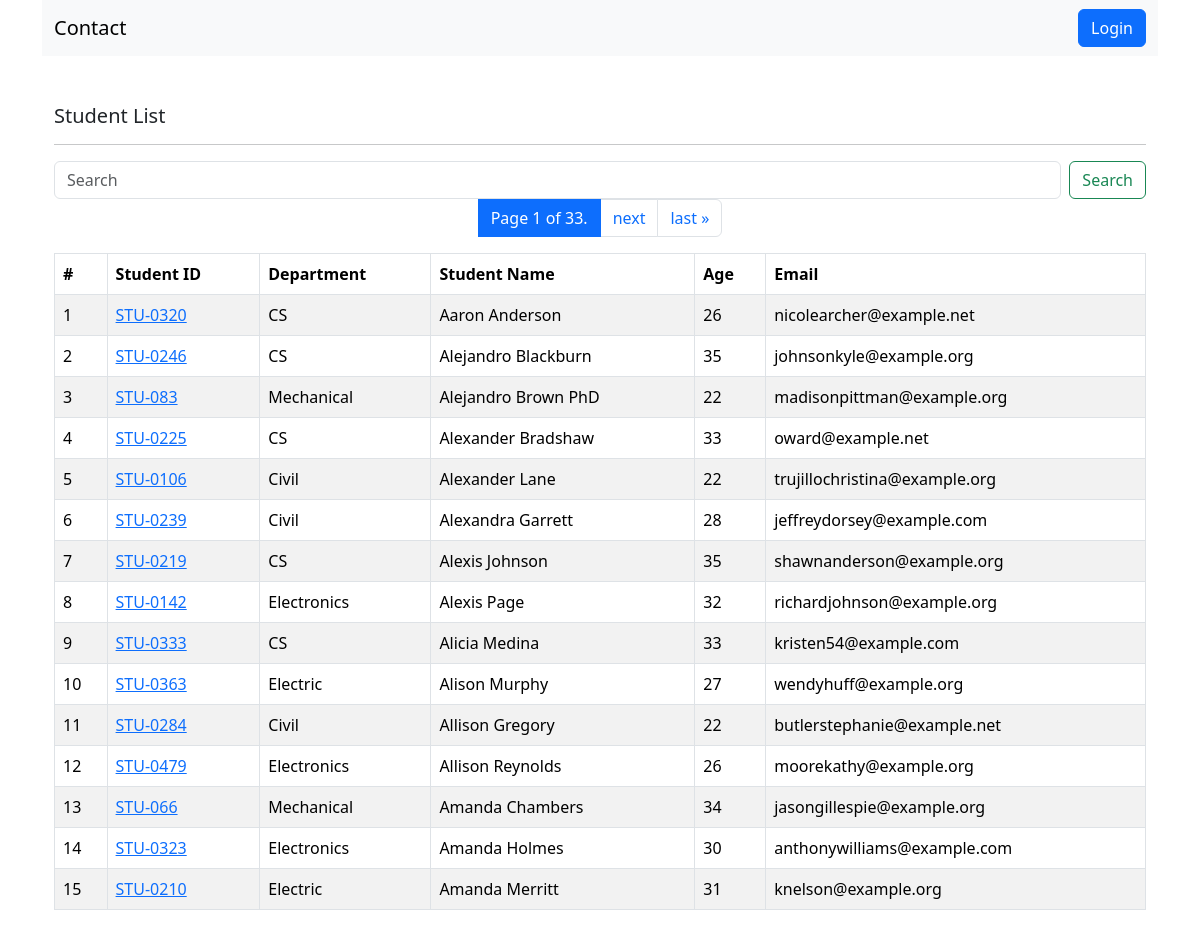
The page /students/ on the database its author committed.
### home/models.py (models this page shows, shortened)
class Student(models.Model):
    department = models.ForeignKey(Department, on_delete=models.CASCADE, related_name="depart")
    student_id = models.OneToOneField(StudentID, on_delete=models.CASCADE, related_name="studentid")
    student_name = models.CharField(max_length=255)
    student_email = models.EmailField(unique=True)
    student_age = models.IntegerField(default=18)
    student_address = models.TextField()
    is_deleted = models.BooleanField(default=False)
    objects = StudentsManager()
    admin_objects = models.Manager()
    class Meta:
        ordering = ['student_name']
        verbose_name = "student"

class StudentID(models.Model):
    student_id = models.CharField(max_length=50)
    def __str__(self) -> str:
        return self.student_id

class Department(models.Model):
    department_name = models.CharField(max_length=255, unique=True)
    class Meta:
        ordering = ['department_name']

### home/views.py (the view, shortened to what this page needs)
# urls.py: path('students/', get_student_data, name='get_student_data'),
def get_student_data(request):
    qs = Student.objects.all()
    p = Paginator(qs, 15)
    page_number = request.GET.get("page",1)
    page_obj = p.get_page(page_number)
    return render(request, 'report/students.html', {'qs':page_obj})

### home/models.py (called while the page is built)
    def get_queryset(self):
        return super().get_queryset().filter(is_deleted=False)

### home/templates/report/students.html (shortened to what this page needs)
{% extends "base.html" %}
{% block start %}
<div class="container mt-5">
    <h5>Student List</h5><hr>
        <div class="justify-content-left">
            <form class="d-flex" role="search">
                <input class="form-control me-2" name="search" type="search" placeholder="Search" aria-label="Search">
                <button class="btn btn-outline-success" type="submit">Search</button>
            </form>
        </div>
        <table class="table table-striped table-hover table-bordered">
            <thead>
                <tr>
                    <th>#</th>
                    <th>Student ID</th>
                    <th>Department</th>
                    <th>Student Name</th>
                    <th>Age</th>
                    <th>Email</th>
                </tr>
            </thead>
            <tbody>
                {% for student in qs %}
                <tr>
                    <td scope="row">{{forloop.counter}}</td>
                    <td><a href="{% url 'see_marks' student.student_id %}">{{student.student_id}}</a></td>
                    <td>{{student.department.department_name}}</td>
                    <td>{{student.student_name}}</td>
                    <td>{{student.student_age}}</td>
                    <td>{{student.student_email}}</td>
                </tr>
                {% endfor %}
            </tbody>
            <nav aria-label="Page navigation example">
                  <ul class="pagination justify-content-center">
                        <span class="current page-link active">
                            Page {{ qs.number }} of {{ qs.paginator.num_pages }}.
                        </span>
                        {% if qs.has_next %}
                            <li class="page-item"><a href="?page={{ qs.next_page_number }}" class="page-link" >next</a></li>
                            <li class="page-item"><a href="?page={{ qs.paginator.num_pages }}" class="page-link" >last &raquo;</a></li>
                        {% endif %}
                </ul>
            </nav>
        </table>
</div>
{% endblock %}

### home/templates/base.html (shortened to what this page needs)
<!DOCTYPE html>
<html lang="en">
<head>
    <link href="https://cdn.jsdelivr.net/npm/bootstrap@5.3.1/dist/css/bootstrap.min.css" rel="stylesheet">
</head>
<body class="container">
    <nav class="navbar bg-body-tertiary">
        <div class="container-fluid">
          <a class="navbar-brand">Contact</a>
          <form class="d-flex" role="search">
            {% if request.user.is_authenticated %}
                Hello {{request.user}},<a href="/logout/" class="btn btn-outline-success" >Logout</a>
            {% else %}
                <a href="/login/" class="btn btn-primary" >Login</a>
            {% endif %}
          </form>
        </div>
      </nav>
{% block start%}
{% endblock %}
</body>
</html>

### rows shown on the page
Student: student_id "STU-0320", department.department_name "CS", student_name "Aaron Anderson", student_age "26", student_email "nicolearcher@example.net"
Student: student_id "STU-0246", department.department_name "CS", student_name "Alejandro Blackburn", student_age "35", student_email "johnsonkyle@example.org"
Student: student_id "STU-083", department.department_name "Mechanical", student_name "Alejandro Brown PhD", student_age "22", student_email "madisonpittman@example.org"
Student: student_id "STU-0225", department.department_name "CS", student_name "Alexander Bradshaw", student_age "33", student_email "oward@example.net"
Student: student_id "STU-0106", department.department_name "Civil", student_name "Alexander Lane", student_age "22", student_email "trujillochristina@example.org"
Student: student_id "STU-0239", department.department_name "Civil", student_name "Alexandra Garrett", student_age "28", student_email "jeffreydorsey@example.com"
Student: student_id "STU-0219", department.department_name "CS", student_name "Alexis Johnson", student_age "35", student_email "shawnanderson@example.org"
Student: student_id "STU-0142", department.department_name "Electronics", student_name "Alexis Page", student_age "32", student_email "richardjohnson@example.org"
Student: student_id "STU-0333", department.department_name "CS", student_name "Alicia Medina", student_age "33", student_email "kristen54@example.com"
Student: student_id "STU-0363", department.department_name "Electric", student_name "Alison Murphy", student_age "27", student_email "wendyhuff@example.org"
Student: student_id "STU-0284", department.department_name "Civil", student_name "Allison Gregory", student_age "22", student_email "butlerstephanie@example.net"
Student: student_id "STU-0479", department.department_name "Electronics", student_name "Allison Reynolds", student_age "26", student_email "moorekathy@example.org"
Student: student_id "STU-066", department.department_name "Mechanical", student_name "Amanda Chambers", student_age "34", student_email "jasongillespie@example.org"
Student: student_id "STU-0323", department.department_name "Electronics", student_name "Amanda Holmes", student_age "30", student_email "anthonywilliams@example.com"
Student: student_id "STU-0210", department.department_name "Electric", student_name "Amanda Merritt", student_age "31", student_email "knelson@example.org"

### other values the page prints
{{ qs.number }} "1"
{{ qs.paginator.num_pages }} "33"
